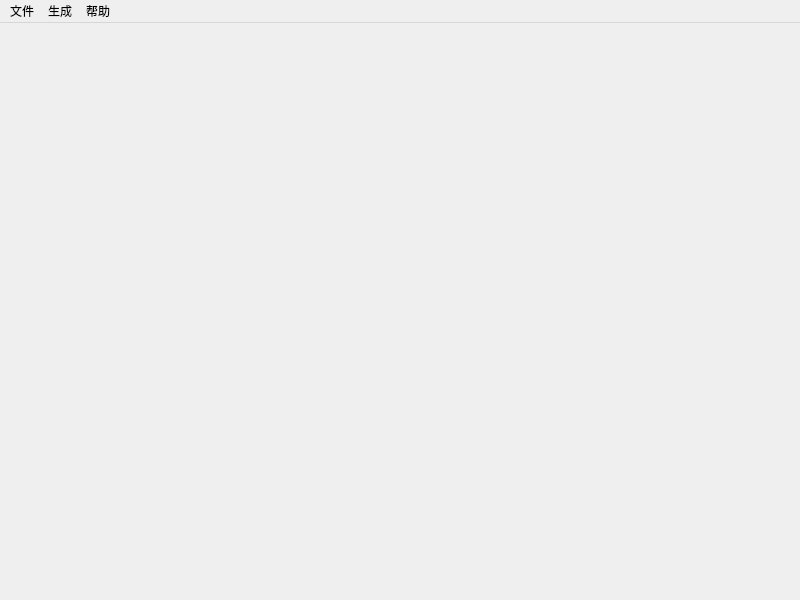
<?xml version="1.0" encoding="UTF-8"?>
<ui version="4.0">
 <class>VEDAMainWindow</class>
 <widget class="QMainWindow" name="VEDAMainWindow">
  <property name="geometry">
   <rect>
    <x>0</x>
    <y>0</y>
    <width>800</width>
    <height>600</height>
   </rect>
  </property>
  <property name="windowTitle">
   <string>可视化实验设计辅助工具</string>
  </property>
  <widget class="QWidget" name="centralwidget"/>
  <widget class="QMenuBar" name="menubar">
   <property name="geometry">
    <rect>
     <x>0</x>
     <y>0</y>
     <width>800</width>
     <height>23</height>
    </rect>
   </property>
   <widget class="QMenu" name="menu">
    <property name="title">
     <string>文件</string>
    </property>
    <widget class="QMenu" name="menu_3">
     <property name="title">
      <string>添加</string>
     </property>
     <addaction name="InitProcessBtn"/>
     <addaction name="separator"/>
     <addaction name="ImportProcessBtn"/>
    </widget>
    <addaction name="InitProjectBtn"/>
    <addaction name="OpenProjectBtn"/>
    <addaction name="separator"/>
    <addaction name="menu_3"/>
    <addaction name="separator"/>
    <addaction name="CloseBtn"/>
    <addaction name="CloseProjectBtn"/>
    <addaction name="separator"/>
    <addaction name="SaveBtn"/>
    <addaction name="SaveAllBtn"/>
    <addaction name="separator"/>
    <addaction name="ExitBtn"/>
   </widget>
   <widget class="QMenu" name="menu_2">
    <property name="title">
     <string>帮助</string>
    </property>
    <addaction name="AboutQtBtn"/>
    <addaction name="AboutBoostBtn"/>
    <addaction name="AboutMaterializeBtn"/>
    <addaction name="separator"/>
    <addaction name="AboutBtn"/>
   </widget>
   <widget class="QMenu" name="menu_4">
    <property name="title">
     <string>生成</string>
    </property>
    <addaction name="ExportReportBtn"/>
   </widget>
   <addaction name="menu"/>
   <addaction name="menu_4"/>
   <addaction name="menu_2"/>
  </widget>
  <action name="InitProjectBtn">
   <property name="text">
    <string>新建实验项目</string>
   </property>
   <property name="toolTip">
    <string>新建实验项目</string>
   </property>
  </action>
  <action name="OpenProjectBtn">
   <property name="text">
    <string>打开实验项目</string>
   </property>
   <property name="toolTip">
    <string>打开实验项目</string>
   </property>
  </action>
  <action name="CloseBtn">
   <property name="text">
    <string>关闭</string>
   </property>
  </action>
  <action name="CloseProjectBtn">
   <property name="text">
    <string>关闭实验</string>
   </property>
  </action>
  <action name="SaveBtn">
   <property name="text">
    <string>保存</string>
   </property>
  </action>
  <action name="SaveAllBtn">
   <property name="text">
    <string>保存全部</string>
   </property>
  </action>
  <action name="ExitBtn">
   <property name="text">
    <string>退出</string>
   </property>
  </action>
  <action name="AboutBtn">
   <property name="text">
    <string>关于可视化实验设计辅助工具</string>
   </property>
  </action>
  <action name="InitProcessBtn">
   <property name="text">
    <string>新建实验批次</string>
   </property>
   <property name="toolTip">
    <string>新建实验批次</string>
   </property>
  </action>
  <action name="ImportProcessBtn">
   <property name="text">
    <string>现有实验批次</string>
   </property>
   <property name="toolTip">
    <string>现有实验批次</string>
   </property>
  </action>
  <action name="ExportReportBtn">
   <property name="text">
    <string>生成实验报告</string>
   </property>
  </action>
  <action name="AboutQtBtn">
   <property name="text">
    <string>关于Qt</string>
   </property>
  </action>
  <action name="AboutBoostBtn">
   <property name="text">
    <string>关于Boost</string>
   </property>
  </action>
  <action name="AboutMaterializeBtn">
   <property name="text">
    <string>关于Materialize</string>
   </property>
  </action>
 </widget>
 <resources/>
 <connections/>
</ui>
